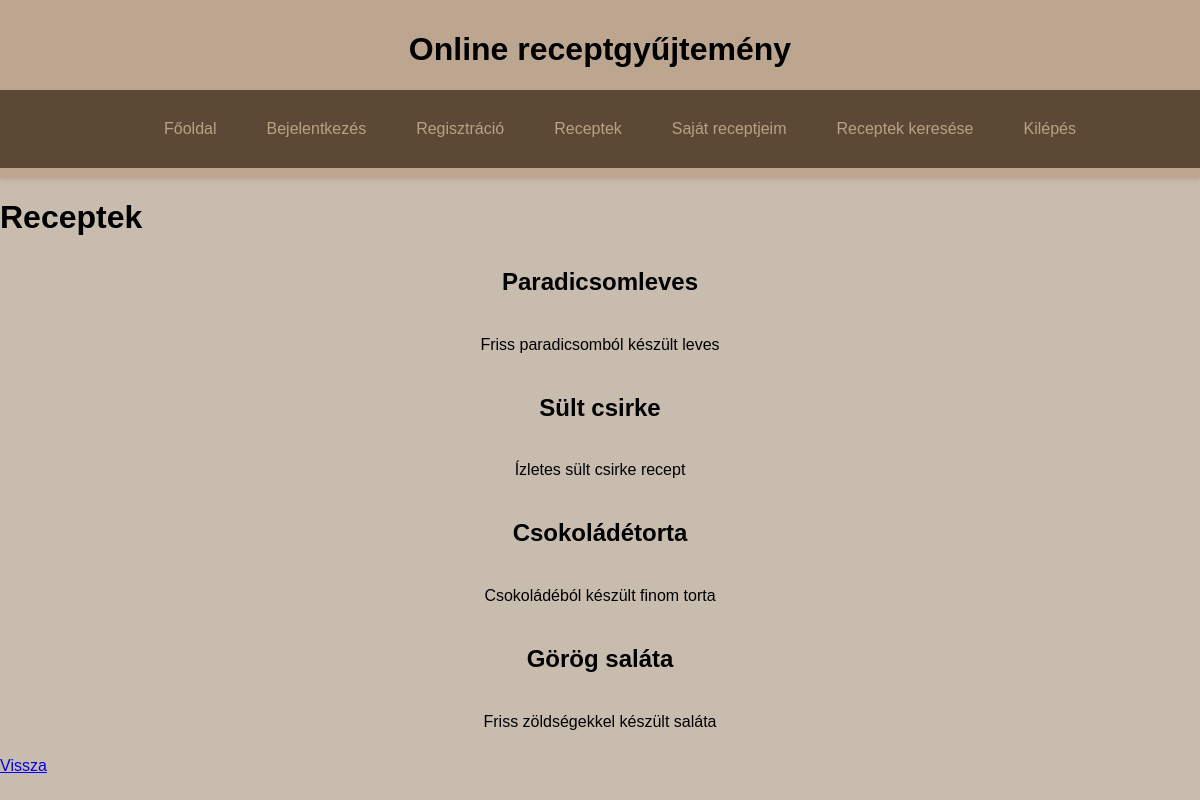
Page /recipes.php on the committed database.
### tables this page shows
CREATE TABLE recipe (
    id INT AUTO_INCREMENT PRIMARY KEY,
    user_id INT NOT NULL,
    title VARCHAR(100) NOT NULL,
    description TEXT,
    category VARCHAR(50),
    FOREIGN KEY (user_id) REFERENCES users(id)
);

### recipes_query.php (called while the page is built, shortened)
<?php
require_once('recept_db.php');
$stmt = $conn->prepare("SELECT * FROM recipe");
$stmt->execute();
$result = $stmt->get_result();
if ($result->num_rows > 0) {
    $recipes = $result->fetch_all(MYSQLI_ASSOC);
} else {
    $recipes = [];
    echo "Nincs eredmény a lekérdezésben.";
}
?>

### recipes.php (the view, shortened to what this page needs)
<?php
require_once('recipes_query.php');
?>
<!DOCTYPE html>
<html lang="en">
<head>
    <link rel="stylesheet" href="styles.css">
</head>
<body>
<?php include 'header_nav.php'; ?>
    <h1>Receptek</h1>
    <?php if (!empty($recipes)) : ?>
        <?php foreach ($recipes as $recipe) : ?>
            <div>
                <h2><?= $recipe['title']; ?></h2>
                <p><?= $recipe['description']; ?></p>
            </div>
        <?php endforeach; ?>
    <?php else : ?>
        <p>Nincs elérhető recept.</p>
    <?php endif; ?>
    <a href="index.php">Vissza</a>
</body>
</html>

### header_nav.php
<header>
    <h1>Online receptgyűjtemény</h1>
    <nav>
        <ul class="menu">
            <li><a href="index.php#home">Főoldal</a></li>
            <li><a href="login.php">Bejelentkezés</a></li>
            <li><a href="registration.php">Regisztráció</a></li>
            <li><a href="recipes.php">Receptek</a></li>
            <li><a href="myRecipe.php"> Saját receptjeim</a></li>
            <li><a href="search.php">Receptek keresése</a></li>
            <li><a href="logout.php">Kilépés</a></li>
        </ul>
    </nav>
</header>

### styles.css (style rules this page uses)
body { font-family: Arial, sans-serif; margin: 0; padding: 0; background-color: #c8bcaf; }
nav { background-color: #5c4935; padding:20px 0px; }
header, footer { background-color: #bca690; padding: 10px 0; text-align: center; box-shadow: 0px 2px 4px rgba(0, 0, 0, 0.1); }
h2, p { padding: 10px 0; text-align: center; }
ul { margin:0; }
ul.menu { background-color: #5c4935; list-style: none; display: flex; justify-content: center; gap: 10px; }
ul.menu li { position: relative; }
ul.menu li a { display: inline-block; padding: 10px 20px; color: #baa085; text-decoration: none; transition: all .5s; }

### rows in the picture
recipe: title "Paradicsomleves", description "Friss paradicsomból készült leves"
recipe: title "Sült csirke", description "Ízletes sült csirke recept"
recipe: title "Csokoládétorta", description "Csokoládéból készült finom torta"
recipe: title "Görög saláta", description "Friss zöldségekkel készült saláta"
